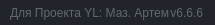
              <widget class="QFrame" name="frame_grip">
               <property name="minimumSize">
                <size>
                 <width>0</width>
                 <height>25</height>
                </size>
               </property>
               <property name="maximumSize">
                <size>
                 <width>16777215</width>
                 <height>25</height>
                </size>
               </property>
               <property name="styleSheet">
                <string notr="true">background-color: rgb(33, 37, 43);</string>
               </property>
               <property name="frameShape">
                <enum>QFrame::NoFrame</enum>
               </property>
               <property name="frameShadow">
                <enum>QFrame::Raised</enum>
               </property>
               <layout class="QHBoxLayout" name="horizontalLayout_6">
                <property name="spacing">
                 <number>0</number>
                </property>
                <property name="leftMargin">
                 <number>0</number>
                </property>
                <property name="topMargin">
                 <number>0</number>
                </property>
                <property name="rightMargin">
                 <number>2</number>
                </property>
                <property name="bottomMargin">
                 <number>0</number>
                </property>
                <item>
                 <widget class="QFrame" name="frame_label_bottom">
                  <property name="frameShape">
                   <enum>QFrame::NoFrame</enum>
                  </property>
                  <property name="frameShadow">
                   <enum>QFrame::Raised</enum>
                  </property>
                  <layout class="QHBoxLayout" name="horizontalLayout_7">
                   <property name="spacing">
                    <number>0</number>
                   </property>
                   <property name="leftMargin">
                    <number>10</number>
                   </property>
                   <property name="topMargin">
                    <number>0</number>
                   </property>
                   <property name="rightMargin">
                    <number>10</number>
                   </property>
                   <property name="bottomMargin">
                    <number>0</number>
                   </property>
                   <item>
                    <widget class="QLabel" name="label_credits">
                     <property name="font">
                      <font>
                       <family>Segoe UI</family>
                      </font>
                     </property>
                     <property name="styleSheet">
                      <string notr="true">color: rgb(98, 103, 111);</string>
                     </property>
                     <property name="text">
                      <string>Для Проекта YL: Маз. Артем</string>
                     </property>
                    </widget>
                   </item>
                   <item>
                    <widget class="QLabel" name="label_version">
                     <property name="maximumSize">
                      <size>
                       <width>100</width>
                       <height>16777215</height>
                      </size>
                     </property>
                     <property name="font">
                      <font>
                       <family>Segoe UI</family>
                      </font>
                     </property>
                     <property name="styleSheet">
                      <string notr="true">color: rgb(98, 103, 111);</string>
                     </property>
                     <property name="text">
                      <string>v6.6.6</string>
                     </property>
                     <property name="alignment">
                      <set>Qt::AlignRight|Qt::AlignTrailing|Qt::AlignVCenter</set>
                     </property>
                    </widget>
                   </item>
                  </layout>
                 </widget>
                </item>
                <item>
                 <widget class="QFrame" name="frame_size_grip">
                  <property name="maximumSize">
                   <size>
                    <width>20</width>
                    <height>20</height>
                   </size>
                  </property>
                  <property name="styleSheet">
                   <string notr="true">QSizeGrip {
	background-image: url(:/16x16/icons/16x16/cil-size-grip.png);
	background-position: center;
	background-repeat: no-reperat;
}</string>
                  </property>
                  <property name="frameShape">
                   <enum>QFrame::NoFrame</enum>
                  </property>
                  <property name="frameShadow">
                   <enum>QFrame::Raised</enum>
                  </property>
                 </widget>
                </item>
               </layout>
              </widget>
